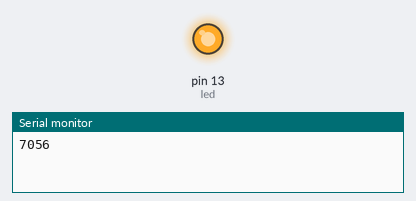
Recording of a sketch running on a simulated Arduino Uno, built with avr-gcc and run on an emulated ATmega328P. Parts: output pins drawn as LEDs (lit = HIGH), the last lines printed to the serial monitor. Random numbers use the default seed unless the sketch sets one.

Above: at 0.1 s.
At 34.0 s:
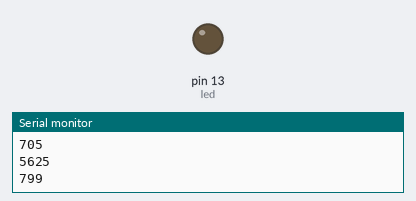
Timing chart, 0 to 37.0 s (numbered marks = the images above):
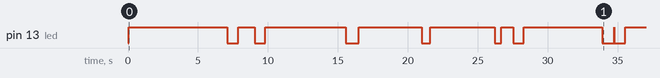

The sketch:

DurantLEDglitchy.ino
```cpp
/*glitchy version of the code for the Glitching LED's in the Greame Durant Show
at Baltic December 2014, essentially this reduced the range of the off time forcing it to be between 200 and 600, while using a squared number for the ontime keeping the upper and lower limits but having fewer variables between favouring more pronouced differences
 */

/*Hacked from Blink code by Peter Evans
  Turns on an LED on for one second, then off for one second, repeatedly.
   Not anymore it doesn't, instead it turns it on and off at variable time delays)
  */

// Pin 13 has an LED connected on most Arduino boards.
// give it a name:
int led = 13;
unsigned long randomTimeOn; // here'sa variable to hold the random number for on time value
unsigned long randomTimeOnSquared;  // here's a variable to store our led on time squared value this changes the nature of the value to favour shorter periods
unsigned long randomTimeOff;  // here's a variable to store our led off time delay value

// the setup routine runs once when you press reset:

void setup() {

  // initialize the digital pin as an output.
  pinMode(led, OUTPUT);

  Serial.begin(9600); // for troubleshooting to see what numbers are firing out in the serial monitor if there's any issues.
  randomSeed(analogRead(0)); // start the random call in a unspecified point in the random sequence
}

// the loop routine runs over and over again forever:
void loop() {
   randomTimeOn = random(0, 100); // this then randomly picks a number in the range specified
   randomTimeOnSquared = randomTimeOn * randomTimeOn; // this squares the random number value
  Serial.println(randomTimeOnSquared); // what number 'randomTime' is holding
  delay (50);

  digitalWrite(led, HIGH);   // turn the LED on (HIGH is the voltage level)
  delay(randomTimeOnSquared); // delay for the random amount of time sitting in the 'randomTimeOn' variable
  randomTimeOff = random(400, 800);  // chose a differnet number within the range specified
  Serial.println(randomTimeOff);  // // what number 'randomTimeOff' is holding
  digitalWrite(led, LOW);    // turn the LED off by making the voltage LOW
  delay(randomTimeOff);  // delay for the random amount of time sitting in the 'randomTimeOff' variable
}
```

Measured:
- by itself, pin 13 (led): LOW → HIGH at 0.05 s, → LOW 7.1 s later, → HIGH 0.79 s later, → LOW 1.2 s later, … (17 changes in this stretch)
